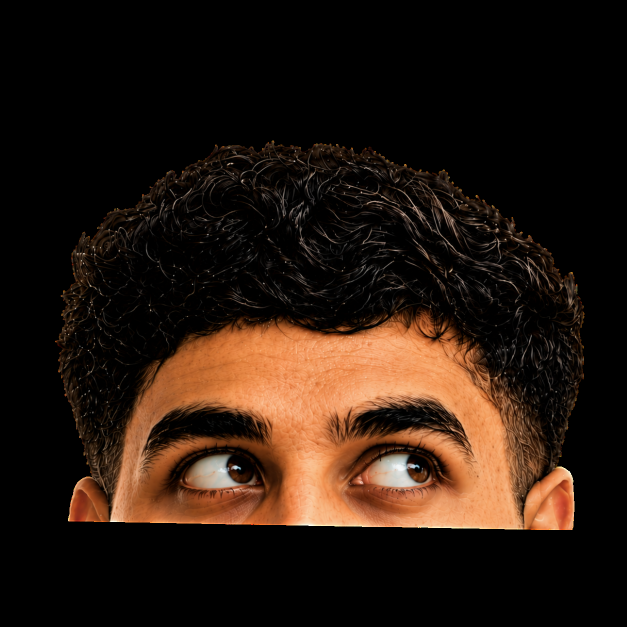
#> input picture public/images/hero/aligned_raw_3.png, 1254 x 1254 px, given in place of 5.png, which was not available (shown at 1/2 size)
$ python align.py
#> lines starting #> are read from the running program, lines starting #| are printed output that depends on the picture; pictures that were not available may be replaced by others from this repository, and a replacement may not be noted
import cv2
import numpy as np
import os

print("Starting alignment...")

# Base image (Center face)
base_img = cv2.imread('5.png', cv2.IMREAD_UNCHANGED)
#> base_img is the input picture: shape (1254, 1254, 4); mean B, G, R, A 15.3, 24.6, 39.4, 111
if base_img is None:
    print("Failed to load 5.png")
    exit(1)

# We want to use a stable region to align. The nose or forehead is good.
# Let's use the center region of the image, slightly above the eyes, to align the heads.
# Assuming the face is relatively centered in the 3919x3919 image.
h, w = base_img.shape[:2]
#> h = 1254; w = 1254

# Define a template region (e.g. the nose/bridge of nose).
# We'll just take a center crop of 5.png to use as the template for alignment.
cy, cx = h // 2, w // 2
#> cy = 627; cx = 627
# Let's crop a box 1000x1000 around the center (hopefully catching the stable parts of the face like nose/cheeks)
# But avoiding the eyes which change! The eyes are probably slightly above center or at center.
# We'll use a region around the nose (below eyes).
template_box = (cx - 400, cy + 100, cx + 400, cy + 600) # x1, y1, x2, y2
#> template_box = (227, 727, 1027, 1227)
template = base_img[template_box[1]:template_box[3], template_box[0]:template_box[2]]
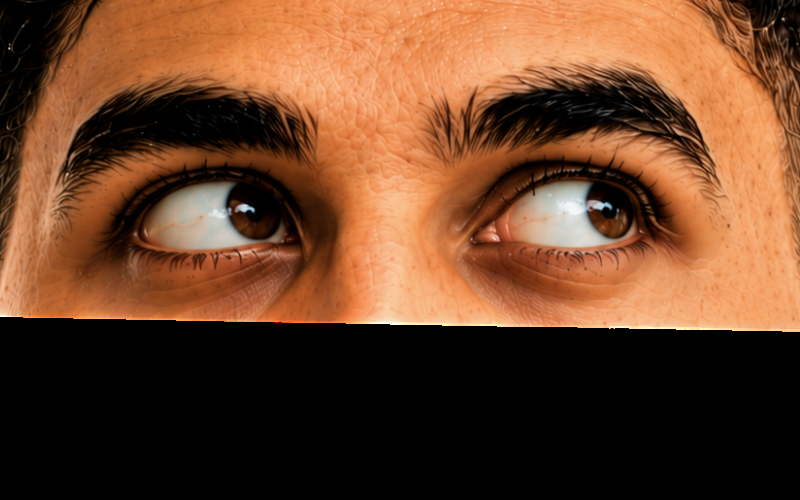
#> template: shape (500, 800, 4); mean B, G, R, A 41.3, 66.7, 106.9, 165
template_gray = cv2.cvtColor(template, cv2.COLOR_BGRA2GRAY)
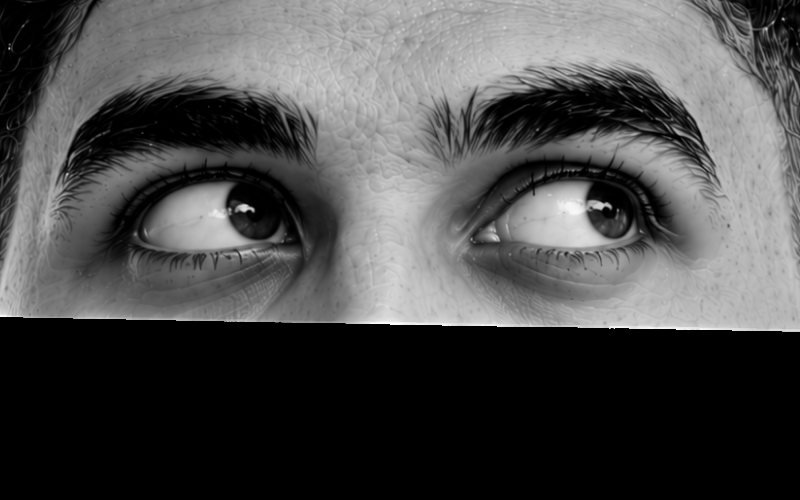
#> template_gray: shape (500, 800); min 0, max 255, mean 75.9

for i in range(1, 10):
    if i == 5:
        # Save base as aligned for consistency
        cv2.imwrite(f'aligned_{i}.png', base_img)
        continue

    img = cv2.imread(f'{i}.png', cv2.IMREAD_UNCHANGED)
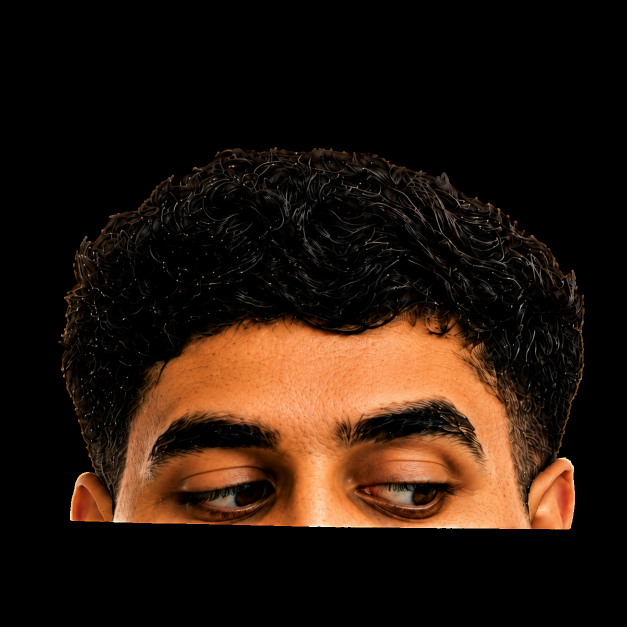
#> input picture public/images/hero/aligned_raw_9.png, 1254 x 1254 px, given in place of 1.png, which was not available (shown at 1/2 size)
#> img is the input picture: shape (1254, 1254, 4); mean B, G, R, A 13.2, 23.1, 38.5, 110.1
    if img is None:
        continue

    img_gray = cv2.cvtColor(img, cv2.COLOR_BGRA2GRAY)
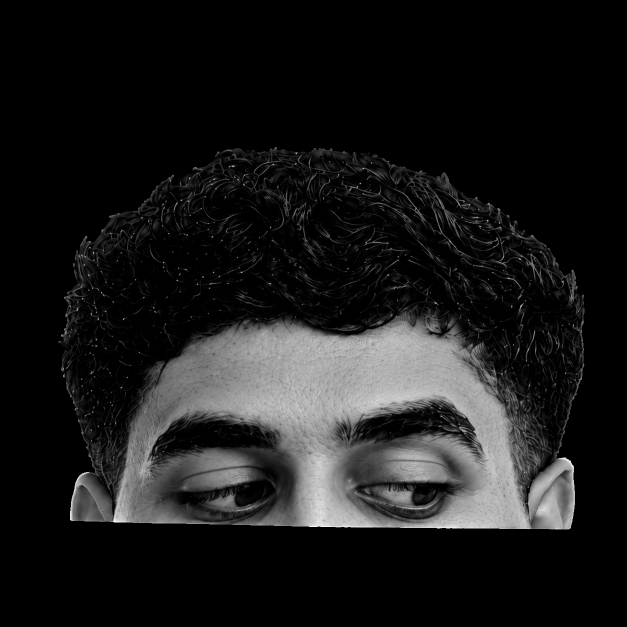
#> img_gray: shape (1254, 1254) (shown at 1/2 size); min 0, max 255, mean 26.5

    # To make matchTemplate fast on 4K images, we crop a search area in the target image!
    # We only expect the face to shift by maybe +/- 200 pixels at most.
    search_margin = 300
    search_y1 = max(0, template_box[1] - search_margin)
#> search_y1 = 427
    search_y2 = min(h, template_box[3] + search_margin)
#> search_y2 = 1254
    search_x1 = max(0, template_box[0] - search_margin)
#> search_x1 = 0
    search_x2 = min(w, template_box[2] + search_margin)
#> search_x2 = 1254

    search_area = img_gray[search_y1:search_y2, search_x1:search_x2]
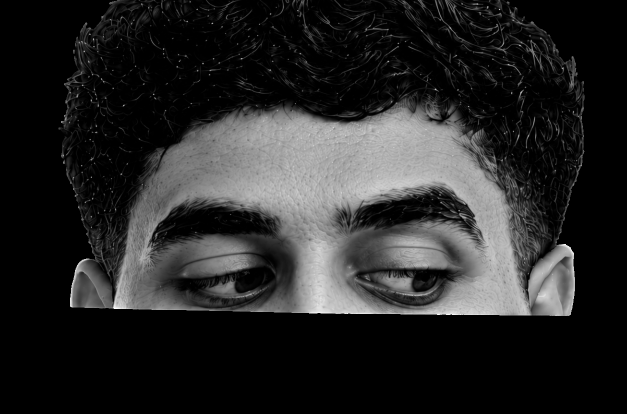
#> search_area: shape (827, 1254) (shown at 1/2 size); min 0, max 255, mean 39.1

    res = cv2.matchTemplate(search_area, template_gray, cv2.TM_CCOEFF_NORMED)
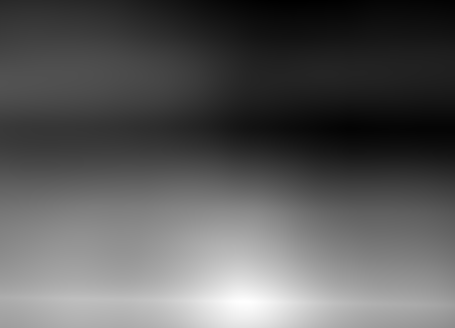
#> res: shape (328, 455) float32; min -0.292, max 0.883, mean 0.124; drawn with min black and max white
    min_val, max_val, min_loc, max_loc = cv2.minMaxLoc(res)
#> min_val = -0.292; max_val = 0.883; min_loc = (296, 0); max_loc = (244, 301)

    # max_loc is relative to search_area. Add search_x1/y1 back to get absolute coordinates.
    matched_x = max_loc[0] + search_x1
#> matched_x = 244
    matched_y = max_loc[1] + search_y1
#> matched_y = 728
    target_x, target_y = template_box[0], template_box[1]
#> target_x = 227; target_y = 727

    # Calculate offset
    dx = target_x - matched_x
#> dx = -17
    dy = target_y - matched_y
#> dy = -1

    print(f"Image {i}.png offset: dx={dx}, dy={dy}")
#| Image 1.png offset: dx=-17, dy=-1

    # Translate image
    M = np.float32([[1, 0, dx], [0, 1, dy]])
#> M = [[1, 0, -17], [0, 1, -1]]
    aligned = cv2.warpAffine(img, M, (w, h), borderMode=cv2.BORDER_TRANSPARENT)
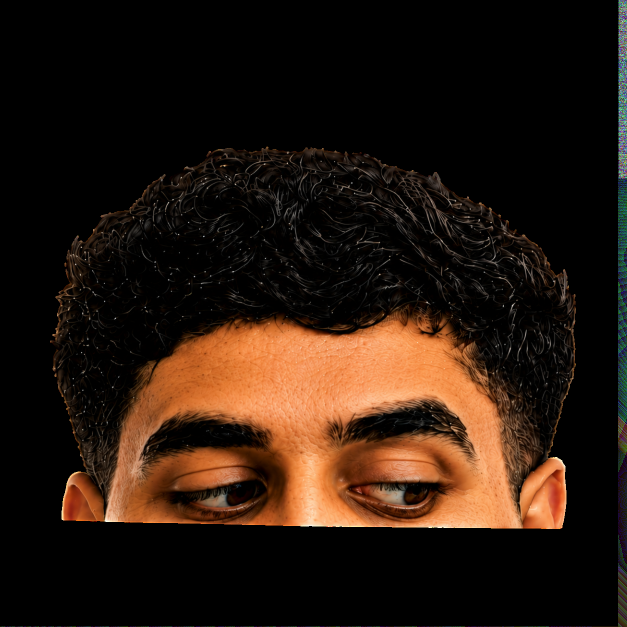
#> aligned: shape (1254, 1254, 4) (shown at 1/2 size); mean B, G, R, A 14.2, 24.1, 39.4, 111.1

    cv2.imwrite(f'aligned_{i}.png', aligned)
    print(f"Generated aligned_{i}.png")

print("Done!")
